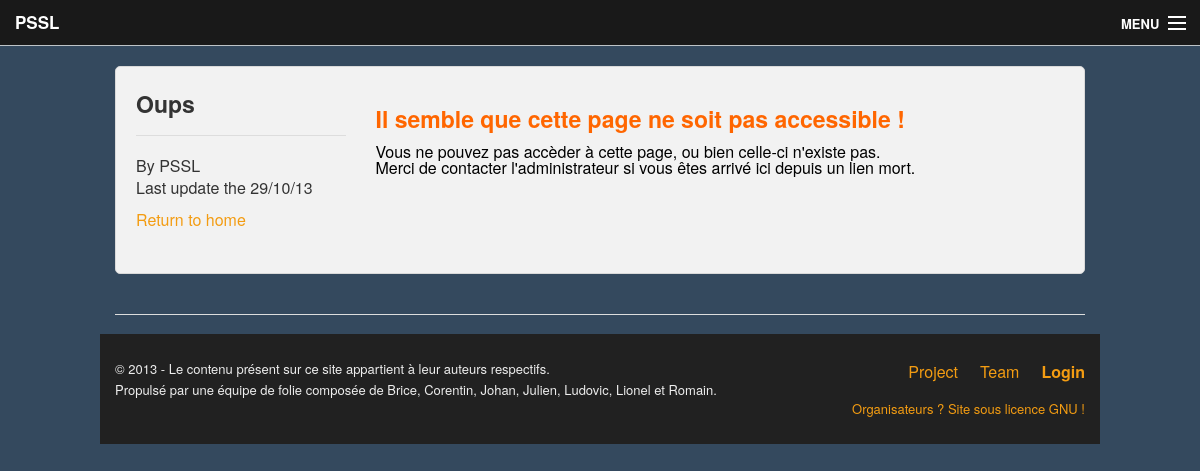
The page /pages.php?lang=en on the database its author committed.
### tables this page shows
CREATE TABLE IF NOT EXISTS `mod_pages` (
  `id` int(11) NOT NULL AUTO_INCREMENT,
  `title` varchar(50) NOT NULL,
  `text` text NOT NULL,
  `visible` tinyint(1) NOT NULL DEFAULT '0' COMMENT '1: visible, 0: hidden',
  `lastAuthor` varchar(50) NOT NULL,
  `activity` int(6) NOT NULL,
  PRIMARY KEY (`id`)
);

### Controllers/pages.php (called while the page is built, shortened)
<?php
	include_once(PATH_MODELS."myPDO.class.php");
	include_once(PATH_MODELS."page.class.php");
	if( isset($_GET['id']) && is_numeric($_GET['id']) && $_GET['id'] > 0 )
		$id = (int)$_GET['id'];
	else
		$id = 0;
	$Page = new Page($id);
	include_once( PATH_VIEWS."pages.php" );

### pages.php (called while the page is built, shortened)
<?php
	include_once("./config.php");
	$Engine = new Engine( $namePage );
	$Template = new Template();
	$Template->setTitle("Pages");
	$Template->setDescription("Site propulsé par le SpaceEngine ! SpaceEngine Copyright (C) 2013 Julien Bernard - SpaceEngine is a free website engine under GPL license!");
	$Template->addCss("normalize.css");
	$Template->addCss("foundation.min.css");
	$Template->addSCript("redirection.js");
	$Engine->startEngine( $Engine, $Template );
?>

### Models/myPDO.class.php (called while the page is built, shortened)
<?php
class MyPDO
{
    private static $_instance, $_nbQuery = 0, $_allQuery = '';
    private $_PDOInstance = null;
    private function __construct()
    {
        $this->_PDOInstance = new PDO(SQL_DSN, SQL_USER, SQL_PASS);
        if (defined('SQL_ENCODE')) {
            $this->_PDOInstance->exec('SET NAMES '.SQL_ENCODE);
        }
    }
    public static function get()
    {
        if(is_null(self::$_instance)) {
            self::$_instance = new MyPDO();
        }
        return self::$_instance;
    }
    public function prepare($query)
    {
        $prepare = $this->_PDOInstance->prepare($query);
        $prepare->setFetchMode(PDO::FETCH_ASSOC);
        return $prepare;
    }
}

### Models/page.class.php (called while the page is built, shortened)
<?php
class Page
{
	private $_title;
	private $_text;
	private $_lastAuthor;
	private $_activity;
	public function __construct( $id )
	{
		$sqlData = $this->getPageData( $id );
		$this->_title = $sqlData['title'];
		$this->_text = $sqlData['text'];
		$this->_lastAuthor = $sqlData['lastAuthor'];
		$this->_activity = $sqlData['activity'];
	}
	public function getTitle()
	{
		return $this->_title;
	}
	public function getText()
	{
		return $this->_text;
	}
	public function getAuthor()
	{
		return $this->_lastAuthor;
	}
	public function getActivity()
	{
		return $this->_activity;
	}
	private function getPageData( $pageId ) {
		$sql = MyPDO::get();
		$rq = $sql->prepare('SELECT * FROM mod_pages WHERE id=:idPage');
        $data = array(':idPage' => $pageId );
		$rq->execute($data);
		$row = $rq->fetch();
		return $row;
	}
}

### Models/language.class.php (called while the page is built, shortened)
<?php
class Language
{
	private $_navigation;
	private $_general;
	private function setNavigationText() {
		$this->_navigation = $navigation;
	}
	public function getNavigationText( $str ) {
		if( array_key_exists( $str, $this->_navigation ) )
			return $this->_navigation[$str];
		else
			return "<span style='font-size: 12px;'>[Translation not found]</span>";
	}
	private function setGeneralText() {
		$this->_general = $general;
	}
	public function getGeneralText( $str ) {
		if( array_key_exists( $str, $this->_general ) )
			return $this->_general[$str];
		else
			return "<span style='font-size: 12px;'>[Translation not found]</span>";
	}
}
?>

### lang/en.php (called while the page is built, shortened)
<?php
	$navigation[] = Array();
	$general[] = Array();
	$navigation["link1"] = "What, Why, Who";
	$navigation["link2"] = "Getting started";
	$navigation["link3"] = "Follow / Fork";
	$navigation["connectedLink1"] = "You are connected! And now?";
	$navigation["connectedLink2"] = "Follow / Fork";
	$navigation["returnToHome"] = "Return to home";
	$general["deconnection"] = "You are successfully disconnected from the website.";
	$general["users"] = "users";
	$general["pages"] = "pages";
	$general["games"] = "games";
	$general["fastNavigation"] = "Fast Navigation";
	$general["lastUpdateThe"] = "Last update the";
	$general["by"] = "By";
	$general["oupsTitle"] = "You should not to be here...";
	$general["oupsText"] = " You haven't the necessary rank to see this page!<br />Please, <a href='index.php'>return to the homepage</a>. ";
	$general["emailValid"] = "Email must be valid! (INACTIVE FOR THE MOMENT)";
	$general["emailUse"] = "Your email address will only be used to notify you of upcoming events,<br />but also to ask you to confirm your subscription to the event!";
?>

### Views/pages.php (the view, shortened to what this page needs)
<main id="main">
	<div class="row">
		<div class="large-12 columns">
			<div class="panel radius">
				<div class="row">
					<div class="large-3 small-12 columns">
						<h4><?php echo $Page->getTitle(); ?></h4>
						<hr />
						<p class="subheader">
							<?php echo $Lang->getGeneralText('by'); ?> <?php echo ucfirst($Page->getAuthor()); ?><br />
							<?php echo $Lang->getGeneralText('lastUpdateThe'); ?> <?php echo date('d/m/y', $Page->getActivity()); ?><br />
						</p>
						<p><a href="index.php"><?php echo $Lang->getNavigationText('returnToHome'); ?></a></p>
					</div>
					<div class="large-9 small-12 columns">
						<p>
							<?php echo html_entity_decode($Page->getText()); ?>
						</p>
					</div>
				</div>
			</div>
		</div>
	</div>
</main>

### css/style.css (style rules this page uses)
body { width: 100%; height: 100%; background-repeat: no-repeat; background-color: #34495e; background-attachment: fixed; background-size: cover; }

### rows shown on the page
mod_pages: title "Oups", lastAuthor "PSSL", activity "29/10/13", text "Il semble que cette page ne soit pas accessible ! Vous ne pouvez pas accèder à cette page, ou bien celle-ci n'existe pas. Merci de contacter l'administrateur si vous êtes arrivé ici depuis un lien mort."

### other values the page prints
$Lang->getGeneralText('by') "By"
$Lang->getGeneralText('lastUpdateThe') "Last update the"
$Lang->getNavigationText('returnToHome') "Return to home"
$Lang->getHeaderText('project') "Project"
$Lang->getHeaderText('team') "Team"
$Lang->getHeaderText('participate') "Login"
